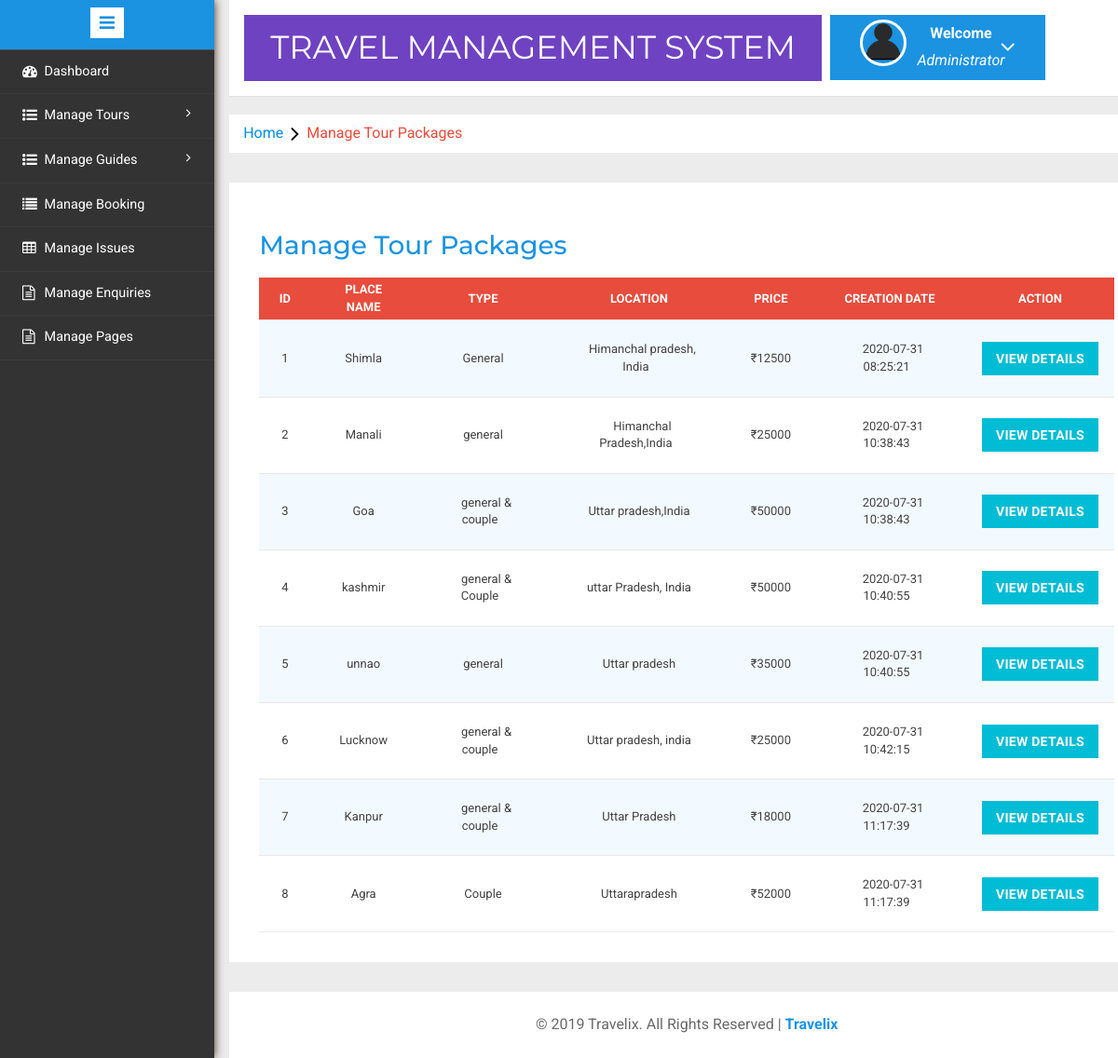
Page /admin/manage-packages.php (signed in) on the committed database.
### tables this page shows
CREATE TABLE `tbltourpackages` (
  `PackageId` int(11) NOT NULL,
  `PackageName` varchar(255) NOT NULL,
  `PackageType` varchar(255) NOT NULL,
  `PackageLocation` varchar(255) NOT NULL,
  `PackagePrice` int(11) NOT NULL,
  `PackageImage` varchar(255) NOT NULL,
  `Creationdate` timestamp NOT NULL DEFAULT current_timestamp(),
  `UpdationDate` timestamp NOT NULL DEFAULT current_timestamp()
);

### admin/manage-packages.php (the view, shortened to what this page needs)
<?php
include('includes/config.php');
if(strlen($_SESSION['alogin'])==0)
	{
header('location:index.php');
}
else{
	?>
<!DOCTYPE HTML>
<html>
<head>
<link href="css/bootstrap.min.css" rel='stylesheet' type='text/css' />
<link href="css/style.css" rel='stylesheet' type='text/css' />
<link rel="stylesheet" href="css/morris.css" type="text/css"/>
<link href="css/font-awesome.css" rel="stylesheet">
<link rel="stylesheet" type="text/css" href="css/table-style.css" />
<link rel="stylesheet" type="text/css" href="css/basictable.css" />
<link rel="stylesheet" href="css/icon-font.min.css" type='text/css' />
</head>
<body>
   <div class="page-container">
<div class="left-content">
	   <div class="mother-grid-inner">
				<?php include('includes/header.php');?>
				</div>
<ol class="breadcrumb">
                <li class="breadcrumb-item"><a href="index.html">Home</a><i class="fa fa-angle-right"></i>Manage Tour Packages</li>
            </ol>
<div class="agile-grids">
				<div class="agile-tables">
					<div class="w3l-table-info">
					  <h2>Manage Tour Packages</h2>
					    <table id="table" >
						<thead>
						  <tr>
						  <th>Id</th>
							<th > Place Name</th>
							<th>Type</th>
							<th>Location</th>
							<th>Price</th>
							<th>Creation Date</th>
							<th>Action</th>
						  </tr>
						</thead>
						<tbody>
<?php $sql = "SELECT * from tbltourpackages";
$query = $dbh -> prepare($sql);
$query->execute();
$results=$query->fetchAll(PDO::FETCH_OBJ);
$cnt=1;
if($query->rowCount() > 0)
{
foreach($results as $result)
{				?>
						  <tr>
							<td><?php echo htmlentities($cnt);?></td>
							<td><?php echo htmlentities($result->PackageName);?></td>
							<td><?php echo htmlentities($result->PackageType);?></td>
							<td><?php echo htmlentities($result->PackageLocation);?></td>
							<td>₹<?php echo htmlentities($result->PackagePrice);?></td>
							<td><?php echo htmlentities($result->Creationdate);?></td>
							<td><a href="update-package.php?pid=<?php echo htmlentities($result->PackageId);?>"><button type="button" class="btn btn-primary btn-block">View Details</button></a></td>
						  </tr>
						 <?php $cnt=$cnt+1;} }?>
						</tbody>
					  </table>
					</div>
			</div>
<?php include('includes/footer.php');?>
</div>
</div>
						<?php include('includes/sidebarmenu.php');?>
							</div>
</body>
</html>
<?php } ?>

### admin/css/table-style.css (style rules this page uses)
table { background: white; border-collapse: collapse; margin: 1.25em 0 0; width: 100%; }
table tr, table th, table td { border: none; border-bottom: 1px solid #e8e8e8; font-size: 13px; width:auto; }
table th, table td { padding: 4px 17px; text-align: center; width:auto; }
table th { background: #e74c3c; color: #fff; text-transform: uppercase; width:auto; }
table tr td { background: #f3faff; color: #424242; width:auto; }
table tr:nth-of-type(2n+2) td { background: #ffffff; }
table { width: 100%; }

### admin/manage-packages.php (style rules this page uses)
table { width: 100%; }

### rows in the picture
tbltourpackages: PackageName "Shimla", PackageType "General", PackageLocation "Himanchal pradesh, India", PackagePrice "12500", Creationdate "2020-07-31 08:25:21"
tbltourpackages: PackageName "Manali", PackageType "general", PackageLocation "Himanchal Pradesh,India", PackagePrice "25000", Creationdate "2020-07-31 10:38:43"
tbltourpackages: PackageName "Goa", PackageType "general & couple", PackageLocation "Uttar pradesh,India", PackagePrice "50000", Creationdate "2020-07-31 10:38:43"
tbltourpackages: PackageName "kashmir", PackageType "general & Couple", PackageLocation "uttar Pradesh, India", PackagePrice "50000", Creationdate "2020-07-31 10:40:55"
tbltourpackages: PackageName "unnao", PackageType "general", PackageLocation "Uttar pradesh", PackagePrice "35000", Creationdate "2020-07-31 10:40:55"
tbltourpackages: PackageName "Lucknow", PackageType "general & couple", PackageLocation "Uttar pradesh, india", PackagePrice "25000", Creationdate "2020-07-31 10:42:15"
tbltourpackages: PackageName "Kanpur", PackageType "general & couple", PackageLocation "Uttar Pradesh", PackagePrice "18000", Creationdate "2020-07-31 11:17:39"
tbltourpackages: PackageName "Agra", PackageType "Couple", PackageLocation "Uttarapradesh", PackagePrice "52000", Creationdate "2020-07-31 11:17:39"
